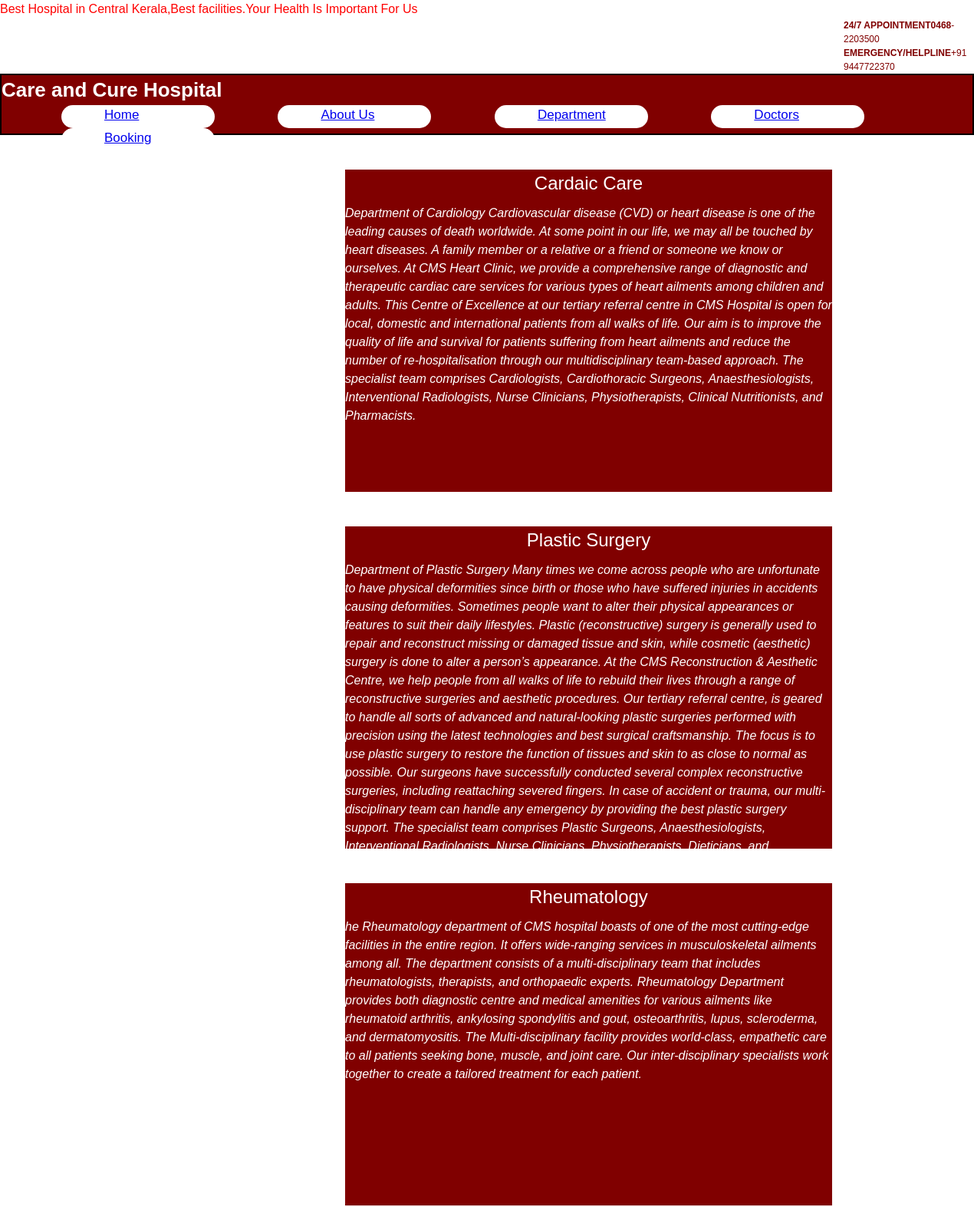
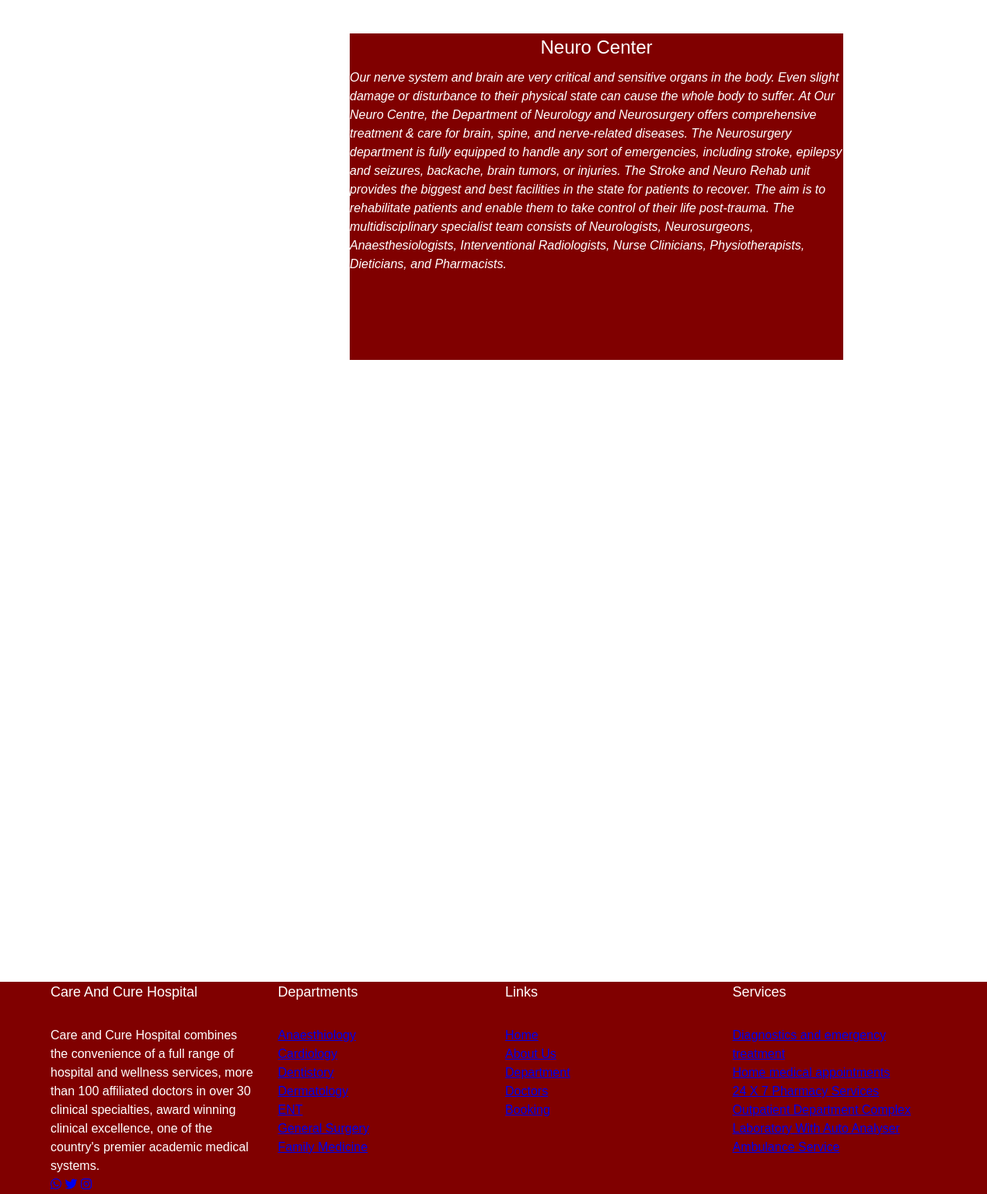
Screenshot of /department with the database file from the repository (2 pictures, top to bottom).
### Hospitalapp/models.py (models this page shows, shortened)
class Department(models.Model):
    dept_name= models.CharField(max_length=200)
    details=models.TextField()

### Hospitalapp/views.py (the view)
# urls.py: path('department',views.departmentpage,name='department'),
def departmentpage(request):
    department=Department.objects.all()
    context={'key1':department}
    return render(request,'DepartmentPage.html',context)

### template/DepartmentPage.html (shortened to what this page needs)
{% extends 'Base.html' %}
{% load static %}
{% block content %}
{% for i in key1 %}
<ul class="list-group">
  <li class="list-group-item disabled">{{i.dept_name}}</li>
</ul>
<ul class="list-group1">
  <li class="list-group-item disabled"><i>{{i.details}}</i></li>
</ul>
{% endfor %}
{% endblock %}

### template/Base.html (shortened to what this page needs)
<!DOCTYPE html>
<html lang="en">
<head>
    <link href="https://cdnjs.cloudflare.com/ajax/libs/font-awesome/6.4.2/css/all.min.css" rel="stylesheet">
</head>
<body>
<marquee style="color:red">Best Hospital in Central Kerala,Best facilities.Your Health Is Important For Us</marquee>
<p style="color:maroon;margin-left:1100px;font-size:12px"><b>24/7 APPOINTMENT0468</b>-2203500</p>
<p style="color:maroon;margin-left:1100px;font-size:12px"><b>EMERGENCY/HELPLINE</b>+91 9447722370</p>
<div class="header">
    <ul class="u1">
        <li style="color:white;font-size:26px"><b>Care and Cure Hospital</b></li>
        <li class="l1"><a href="{% url 'home' %}">Home</a></li>
        <li class="l1"><a href="{% url 'about'%}">About Us</a></li>
        <li class="l1"><a href="{% url 'department' %}">Department</a></li>
        <li class="l1"><a href="{% url 'doctors' %}">Doctors</a></li>
        <li class="l1"><a href="{% url 'booking' %}">Booking</a>
    </ul>
</div>
{% block content %}
{% endblock %}
<footer class="footer">
    <div class="container">
        <div class="row">
            <div class="footer-col">
                <h4 style="color:white">Care and Cure Hospital</h4>
                <p style="color:white">Care and Cure Hospital combines the convenience of a full range of hospital and wellness services, more than 100 affiliated doctors in over 30 clinical specialties, award winning clinical excellence, one of the country's premier academic medical systems.</p>
                 <div class="social-links">
                       <a href="#"><i class="fab fa-whatsapp"></i></a>
                        <a href="#"><i class="fab fa-twitter"></i></a>
                        <a href="#"><i class="fab fa-instagram"></i></a>
                 </div>
            </div>
             <div class="footer-col">
                <h4 style="color:white">Departments</h4>
                <ul>
                    <li><a href="#">Anaesthiology</a></li>
                    <li><a href="#">Cardiology</a></li>
                    <li><a href="#">Dentistory</a></li>
                    <li><a href="#">Dermatology</a></li>
                    <li><a href="#">ENT</a></li>
                    <li><a href="#">General Surgery</a></li>
                    <li><a href="#">Family Medicine</a></li>
                </ul>
            </div>
             <div class="footer-col">
                <h4 style="color:white">Links</h4>
                <ul>
                    <li><a href="{% url 'home' %}">Home</a></li>
                    <li><a href="{% url 'about' %}">About Us</a></li>
                    <li><a href="{% url 'department' %}">Department</a></li>
                    <li><a href="{% url 'doctors' %}">Doctors</a></li>
                    <li><a href="{% url 'booking' %}">Booking</a></li>
                </ul>
            </div>
            <div class="footer-col">
                <h4 style="color:white">Services</h4>
                <ul>
                    <li><a href="#">Diagnostics and emergency treatment</a></li>
                    <li><a href="#">Home medical appointments</a></li>
                    <li><a href="#">24 X 7 Pharmacy Services</a></li>
                    <li><a href="#">Outpatient Department Complex</a></li>
                    <li><a href="#">Laboratory With Auto Analyser</a></li>
                    <li><a href="#">Ambulance Service</a></li>
                </ul>
            </div>
        </div>
    </div>
</footer>
</body>
</html>

### template/Base.html (style rules this page uses)
body { line-height:1.5; font-family: 'Poppins', sans-serif; }
.l1 { list-style:none; display:inline-block; padding-left:56px; margin-left:78px; color:white; font-size:17px; height:30px; width:200px; background-color:white; border-radius:25px; }
.u1 { height:80px; width:100%; border:solid black 2px; background-color:maroon; }
* { margin:0; padding:0; box-sizing: border-box; }
.container { max-width:1170px; margin:auto; }
.row { display:flex; flex-wrap:wrap; }
ul { list-style:none; }
.footer { margin-top:800px; background-color:maroon; padding:70px o; }
.footer-col { width:25%; padding: 0 15px; }
.footer-col h4 { font-size:18px; color:black; text-transform:capitalize; margin-bottom:30px; font-weight:500; position:relative; }
.footer-col h4::before { content:''; position:absolute; left:0; bottom-10px; background-color: height:2px; }

### template/DepartmentPage.html (style rules this page uses)
body { background:url('https://encrypted-tbn0.gstatic.com/images?q=tbn:ANd9GcSp4vcsrpl0CKWNcgUp7XU9bxtVYBB3E8XZKA&usqp=CAU'); background-repeat:no-repeat; background-size:1500px 2500px; }
.list-group { height:30px; width:50%; background-color:maroon; margin-top:45px; margin-left:450px; color:white; font-size:24px; text-align:center; }
.list-group1 { height:390px; width:50%; background-color:maroon; margin-left:450px; color:white; padding-top:15px; }

### rows the page displays
Department: dept_name "Cardaic Care", details "Department of Cardiology Cardiovascular disease (CVD) or heart disease is one of the leading causes of death worldwide. At some point in our life, we may all be touched by heart diseases. A family member or a relative or a friend or someone we know or ourselves. At CMS Heart Clinic, we provide a comprehensive range of diagnostic and therapeutic cardiac care services for various types of heart ailments among children and adults. This Centre of Excellence at our tertiary referral centre in CMS Hospital is open for local, domestic and international patients from all walks of life. Our aim is to improve the quality of life and survival for patients suffering from heart ailments and reduce the…"
Department: dept_name "Plastic Surgery", details "Department of Plastic Surgery Many times we come across people who are unfortunate to have physical deformities since birth or those who have suffered injuries in accidents causing deformities. Sometimes people want to alter their physical appearances or features to suit their daily lifestyles. Plastic (reconstructive) surgery is generally used to repair and reconstruct missing or damaged tissue and skin, while cosmetic (aesthetic) surgery is done to alter a person’s appearance. At the CMS Reconstruction & Aesthetic Centre, we help people from all walks of life to rebuild their lives through a range of reconstructive surgeries and aesthetic procedures. Our tertiary referral centre, is…"
Department: dept_name "Rheumatology", details "he Rheumatology department of CMS hospital boasts of one of the most cutting-edge facilities in the entire region. It offers wide-ranging services in musculoskeletal ailments among all. The department consists of a multi-disciplinary team that includes rheumatologists, therapists, and orthopaedic experts. Rheumatology Department provides both diagnostic centre and medical amenities for various ailments like rheumatoid arthritis, ankylosing spondylitis and gout, osteoarthritis, lupus, scleroderma, and dermatomyositis. The Multi-disciplinary facility provides world-class, empathetic care to all patients seeking bone, muscle, and joint care. Our inter-disciplinary specialists work together to…"
Department: dept_name "Neuro Center", details "Our nerve system and brain are very critical and sensitive organs in the body. Even slight damage or disturbance to their physical state can cause the whole body to suffer. At Our Neuro Centre, the Department of Neurology and Neurosurgery offers comprehensive treatment & care for brain, spine, and nerve-related diseases. The Neurosurgery department is fully equipped to handle any sort of emergencies, including stroke, epilepsy and seizures, backache, brain tumors, or injuries. The Stroke and Neuro Rehab unit provides the biggest and best facilities in the state for patients to recover. The aim is to rehabilitate patients and enable them to take control of their life post-trauma. The…"
